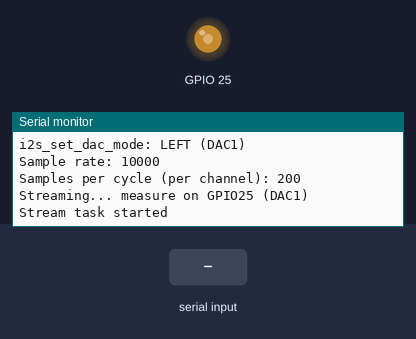
Recording of a sketch running on a simulated ESP32. Parts: output pins drawn as LEDs (lit = HIGH), the last lines printed to the serial monitor. The test bench sets the inputs (shaded band). I2S audio is not simulated (input reads silence).

Above: at 2.2 s.
2.3 s: "a" received over Serial
At 3.2 s:
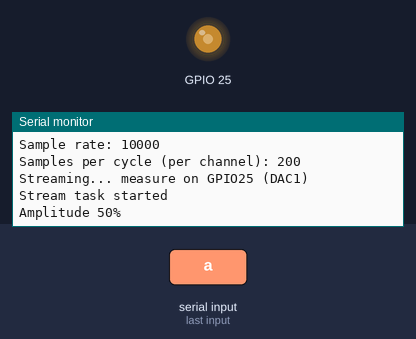
3.8 s: "s" received over Serial
At 4.2 s:
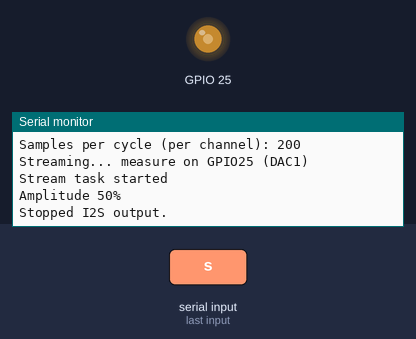
5.3 s: "r" received over Serial
At 6.6 s:
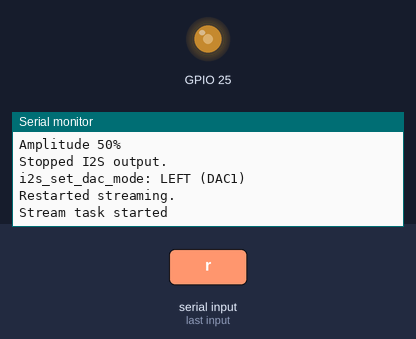

The sketch:

50hz_ultra.ino
```cpp
// 50 Hz sine generator using I2S -> built-in DAC (robust variant)
// Writes stereo interleaved samples and streams continuously from a task.
// Measure on GPIO25 (DAC1). Tested approach is compatible with many esp32 Arduino cores.

#include <Arduino.h>
#include <WiFi.h>
#include "driver/i2s.h"

// If the esp-idf macro for both DAC channels exists, use it.
#if defined(I2S_DAC_CHANNEL_BOTH_EN)
  #define HAVE_I2S_DAC_BOTH 1
#endif

// --- CONFIG ------------------------------------------------
const int SIGNAL_FREQ_HZ      = 50;        // target frequency
const int SAMPLES_PER_CYCLE   = 200;       // samples per cycle per channel
const uint32_t SAMPLE_RATE_HZ = SIGNAL_FREQ_HZ * SAMPLES_PER_CYCLE; // 10 kHz
const int DAC_CHANNEL         = 1;         // 1 -> GPIO25 (DAC1). 2 -> GPIO26 (DAC2)
const int CPU_FREQ_MHZ        = 240;       // fix CPU freq
// ----------------------------------------------------------

static uint16_t *i2sBuffer = nullptr;
static size_t i2sBufferSamples = 0; // number of 16-bit words (interleaved L,R)
static TaskHandle_t streamTask = NULL;

void buildI2SBuffer(float amplitude = 1.0f, float dcOffset = 0.0f) {
  // We build an interleaved buffer: [L0, R0, L1, R1, ...]
  // Each element is uint16_t where DAC 8-bit value sits in high byte (value << 8).
  if (i2sBuffer) {
    free(i2sBuffer);
    i2sBuffer = nullptr;
  }

  // We'll create two words per sample (left + right)
  i2sBufferSamples = (size_t)SAMPLES_PER_CYCLE * 2;
  i2sBuffer = (uint16_t*)malloc(sizeof(uint16_t) * i2sBufferSamples);
  if (!i2sBuffer) {
    Serial.println("Failed to allocate I2S buffer");
    i2sBufferSamples = 0;
    return;
  }

  for (int i = 0; i < SAMPLES_PER_CYCLE; ++i) {
    float angle = (2.0f * PI * i) / (float)SAMPLES_PER_CYCLE;
    float s = sinf(angle); // -1..1
    float scaled = (s * amplitude * 0.5f) + (0.5f + dcOffset * 0.5f); // 0..1
    if (scaled < 0.0f) scaled = 0.0f;
    if (scaled > 1.0f) scaled = 1.0f;
    uint16_t dac8 = (uint16_t) roundf(scaled * 255.0f) & 0xFF;
    uint16_t word = (uint16_t)(dac8 << 8);
    // place same sample into left and right slots to maximize compatibility
    i2sBuffer[2*i + 0] = word; // left
    i2sBuffer[2*i + 1] = word; // right
  }
}

// i2s driver configure
bool configureI2SForDAC() {
  // uninstall first in case it's running
  i2s_driver_uninstall(I2S_NUM_0);

  i2s_config_t i2s_config = {
    .mode = (i2s_mode_t)(I2S_MODE_MASTER | I2S_MODE_TX | I2S_MODE_DAC_BUILT_IN),
    .sample_rate = SAMPLE_RATE_HZ,
    .bits_per_sample = I2S_BITS_PER_SAMPLE_16BIT,
    .channel_format = I2S_CHANNEL_FMT_RIGHT_LEFT, // interleaved stereo
    .communication_format = I2S_COMM_FORMAT_I2S_MSB,
    .intr_alloc_flags = ESP_INTR_FLAG_LEVEL1,
    .dma_buf_count = 4,
    .dma_buf_len = 256, // in samples per buffer (tweak if you want)
    .use_apll = false,
    .tx_desc_auto_clear = true
  };

  esp_err_t err = i2s_driver_install(I2S_NUM_0, &i2s_config, 0, NULL);
  if (err != ESP_OK) {
    Serial.print("i2s_driver_install failed: ");
    Serial.println((int)err);
    return false;
  }

  // No pins needed for built-in DAC
  i2s_pin_config_t pin_config;
  memset(&pin_config, 0, sizeof(pin_config));
  i2s_set_pin(I2S_NUM_0, &pin_config);

  // enable DAC channel(s)
  #ifdef HAVE_I2S_DAC_BOTH
    i2s_set_dac_mode(I2S_DAC_CHANNEL_BOTH_EN); // best compatibility
    Serial.println("i2s_set_dac_mode: BOTH");
  #else
    if (DAC_CHANNEL == 1) {
      i2s_set_dac_mode(I2S_DAC_CHANNEL_LEFT_EN);
      Serial.println("i2s_set_dac_mode: LEFT (DAC1)");
    } else {
      i2s_set_dac_mode(I2S_DAC_CHANNEL_RIGHT_EN);
      Serial.println("i2s_set_dac_mode: RIGHT (DAC2)");
    }
  #endif

  // clear DMA buffers
  i2s_zero_dma_buffer(I2S_NUM_0);

  return true;
}

// continuous streaming task
void i2s_stream_task(void *arg) {
  Serial.println("Stream task started");
  while (1) {
    if (!i2sBuffer || i2sBufferSamples == 0) {
      vTaskDelay(pdMS_TO_TICKS(10));
      continue;
    }
    size_t bytesToWrite = i2sBufferSamples * sizeof(uint16_t);
    size_t bytesWritten = 0;
    esp_err_t err = i2s_write(I2S_NUM_0, (const char*)i2sBuffer, bytesToWrite, &bytesWritten, portMAX_DELAY);
    if (err != ESP_OK) {
      Serial.print("i2s_write error: ");
      Serial.println((int)err);
      vTaskDelay(pdMS_TO_TICKS(100));
    } else if (bytesWritten != bytesToWrite) {
      Serial.print("Partial write bytesWritten=");
      Serial.print(bytesWritten);
      Serial.print(" expected=");
      Serial.println(bytesToWrite);
      // try again after a short delay
      vTaskDelay(pdMS_TO_TICKS(10));
    }
    // loop to write again (keeps DMA supplied)
  }
}

// Stop streaming cleanly
void stopI2SOutput() {
  if (streamTask) {
    vTaskDelete(streamTask);
    streamTask = NULL;
  }
  // write a short mid-scale burst
  const uint16_t mid = (uint16_t)(127 << 8);
  for (int i = 0; i < 64; ++i) {
    size_t bw;
    i2s_write(I2S_NUM_0, (const char*)&mid, sizeof(mid), &bw, portMAX_DELAY);
  }
  i2s_driver_uninstall(I2S_NUM_0);
  i2s_set_dac_mode(I2S_DAC_CHANNEL_DISABLE);
}

void setup() {
  Serial.begin(115200);
  delay(10);
  Serial.println("\nESP32 50 Hz sine via I2S -> built-in DAC (robust)");

  // quick DAC sanity test: plain dacWrite to ensure hardware works
  Serial.println("Sanity: dacWrite midscale (127) for 1s on GPIO25...");
  dacWrite(25, 127);
  delay(1000);
  Serial.println("Sanity test done, proceeding.");

  setCpuFrequencyMhz(CPU_FREQ_MHZ); // lock CPU freq (optional)

  // small attempt to stop WiFi to reduce interruptions (Arduino API)
  WiFi.disconnect(true);
  WiFi.mode(WIFI_OFF);
  delay(10);

  buildI2SBuffer(1.0f, 0.0f);

  if (!configureI2SForDAC()) {
    Serial.println("I2S config failed, aborting.");
    while (1) delay(1000);
  }

  // create streaming task at high priority
  BaseType_t t = xTaskCreatePinnedToCore(
    i2s_stream_task, "i2s_stream", 4096, NULL, 5, &streamTask, 1);
  if (t != pdPASS) {
    Serial.println("Failed to create stream task");
    while (1) delay(1000);
  }

  Serial.print("Sample rate: "); Serial.println(SAMPLE_RATE_HZ);
  Serial.print("Samples per cycle (per channel): "); Serial.println(SAMPLES_PER_CYCLE);
  Serial.println("Streaming... measure on GPIO25 (DAC1)");
}

void loop() {
  // Small serial UI to change amplitude/stop/restart
  if (Serial.available()) {
    char c = Serial.read();
    if (c == 'a') {
      buildI2SBuffer(0.5f, 0.0f);
      Serial.println("Amplitude 50%");
    } else if (c == 'A') {
      buildI2SBuffer(1.0f, 0.0f);
      Serial.println("Amplitude 100%");
    } else if (c == 's') {
      stopI2SOutput();
      Serial.println("Stopped I2S output.");
    } else if (c == 'r') {
      // reconfigure and restart
      if (configureI2SForDAC()) {
        BaseType_t t = xTaskCreatePinnedToCore(i2s_stream_task, "i2s_stream", 4096, NULL, 5, &streamTask, 1);
        Serial.println(t == pdPASS ? "Restarted streaming." : "Failed to restart streaming.");
      }
    }
  }
  delay(10);
}
```

Measured:
- after the input at 2.3 s, the serial monitor: prints a new line at once (image 1)
- after the input at 3.8 s, the serial monitor: prints a new line at once (image 2)
- after the input at 5.3 s, the serial monitor: prints a new line at once (image 3)
